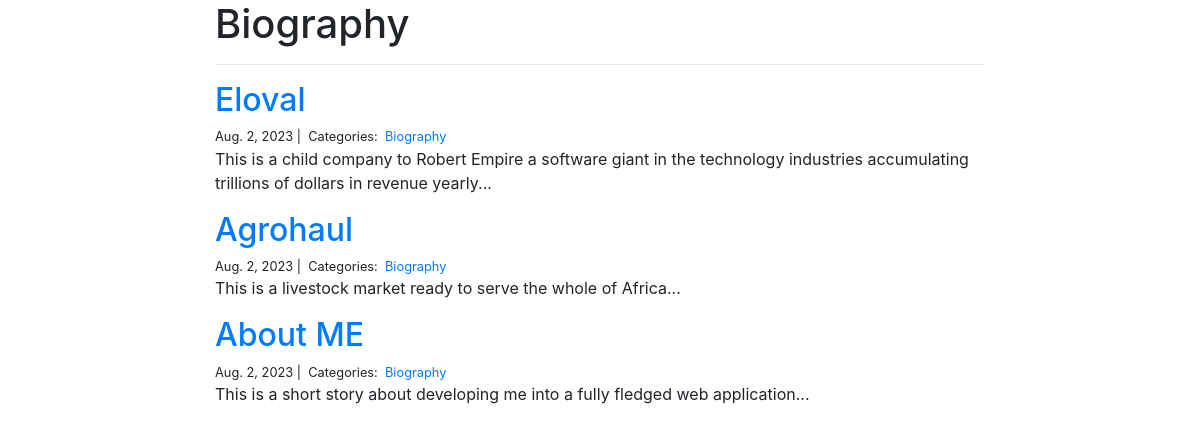
/blog/Biography/, run on the app's committed database.
### blog/models.py (models this page shows, shortened)
class Category(models.Model):
    name = models.CharField(max_length=20)

class Post(models.Model):
    title = models.CharField(max_length=255)
    body = models.TextField()
    pub_date = models.DateTimeField(auto_now_add=True)
    last_mod = models.DateTimeField(auto_now=True)
    cat = models.ManyToManyField('Category', related_name='posts')

### blog/views.py (the view)
# urls.py: path('<category>/', views.blog_category, name='blog_category'),
def blog_category(request, category):
    posts = Post.objects.filter(
        cat__name__contains=category
    ).order_by(
        '-pub_date'
    )
    context = {
        'category' : category,
        'posts' : posts
    }
    return render(request, "blog_category.html", context)

### blog/templates/blog_category.html
{% extends "base.html" %}
{% block page_content %}
<div class="col-md-8 offset-md-2">
    <h1>{{ category | title }}</h1>
    <hr>
    {% for post in posts %}
        <h2><a href="{% url 'blog_detail' post.pk%}">{{ post.title }}</a></h2>
        <small>
            {{ post.pub_date.date }} |&nbsp;
            Categories:&nbsp;
            {% for category in post.cat.all %}
            <a href="{% url 'blog_category' category.name %}">
                {{ category.name }}
            </a>&nbsp;
            {% endfor %}
        </small>
        <p>{{ post.body | slice:":400" }}...</p>
    {% endfor %}
</div>
{% endblock %}

### projectapp/templates/base.html (shortened to what this page needs)
<link rel="stylesheet" href="https://stackpath.bootstrapcdn.com/bootstrap/4.1.3/css/bootstrap.min.css">
{% block page_content %}{% endblock %}

### data on the page
Category: name "Biography"
Post: title "Eloval", pub_date "Aug. 2, 2023", body "This is a child company to Robert Empire a software giant in the technology industries accumulating trillions of dollars in revenue yearly"
Post: title "Agrohaul", pub_date "Aug. 2, 2023", body "This is a livestock market ready to serve the whole of Africa"
Post: title "About ME", pub_date "Aug. 2, 2023", body "This is a short story about developing me into a fully fledged web application"
